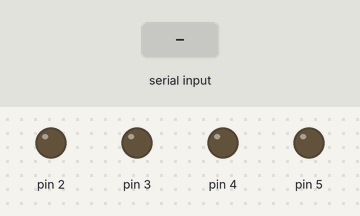
This sketch was run on a simulated Arduino Uno, built with avr-gcc and run on an emulated ATmega328P. On the bench: output pins drawn as LEDs (lit = HIGH). The inputs (shaded band) are chosen by the test bench.

Above: at 1.2 s.
1.3 s: "7" received over Serial
At 2.2 s:
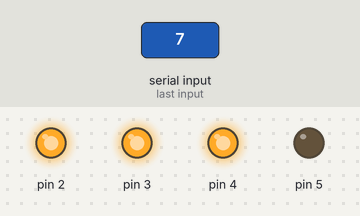
3.0 s: "0" received over Serial
At 3.15 s:
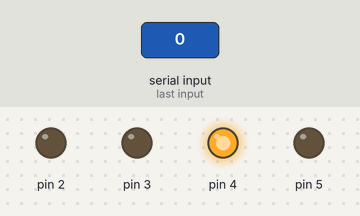
4.7 s: "2" received over Serial
At 6.0 s:
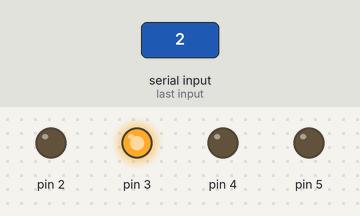
6.3 s: "5" received over Serial
At 7.2 s:
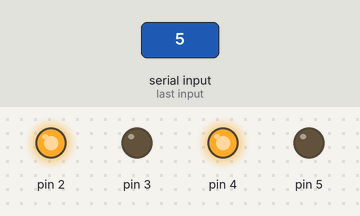
8.0 s: "8" received over Serial
At 8.6 s:
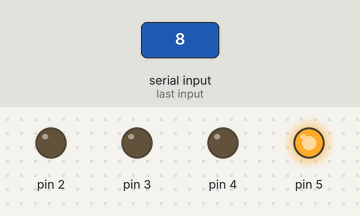
9.8 s: "1" received over Serial
At 11.2 s:
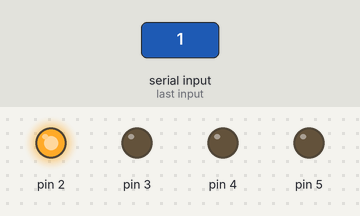
Timing chart, 0 to 12.6 s (numbered marks = the images above; inputs shaded):
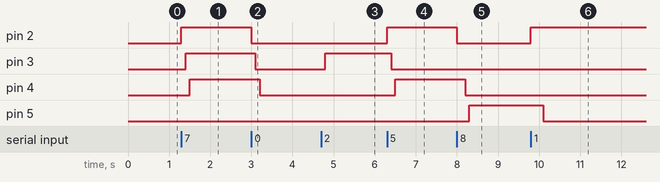

The sketch:

CD4511.ino
```cpp
void setup()
{
  pinMode(2, OUTPUT);
  pinMode(3, OUTPUT);
  pinMode(4, OUTPUT);
  pinMode(5, OUTPUT);
  Serial.begin(9600);
}

void loop()
{
  char input;
  if(Serial.available() > 0){
  	input = Serial.read();
  	switch(input){  //判断从串口输入的数字
  	  case '0':
      	digital_zero(); //数码管置0
      	break;
      case '1':
        digital_one(); //数码管置1
      	break;
      case '2':
      	digital_two(); //数码管置2
      	break;
      case '3':
      	digital_three(); //数码管置3
      	break;
      case '4':
      	digital_four(); //数码管置4
      	break;
      case '5':
      	digital_five(); //数码管置5
      	break;
      case '6':
      	digital_six(); //数码管置5
      	break;
      case '7':
      	digital_seven(); //数码管置7
      	break;
      case '8':
      	digital_eight(); //数码管置8
     	break;
      case '9':
      	digital_nine(); //数码管置9
      	break;
      default:
      	break;
    }
  }
}

void digital_zero(){
  digitalWrite(2,LOW);
  delay(100);
  digitalWrite(3,LOW);
  delay(100);
  digitalWrite(4,LOW);
  delay(100);
  digitalWrite(5,LOW);
  delay(100);
}

void digital_one(){
  digitalWrite(2,HIGH);
  delay(100);
  digitalWrite(3,LOW);
  delay(100);
  digitalWrite(4,LOW);
  delay(100);
  digitalWrite(5,LOW);
  delay(100);
}

void digital_two(){
  digitalWrite(2,LOW);
  delay(100);
  digitalWrite(3,HIGH);
  delay(100);
  digitalWrite(4,LOW);
  delay(100);
  digitalWrite(5,LOW);
  delay(100);
}

void digital_three(){
  digitalWrite(2,HIGH);
  delay(100);
  digitalWrite(3,HIGH);
  delay(100);
  digitalWrite(4,LOW);
  delay(100);
  digitalWrite(5,LOW);
  delay(100);
}

void digital_four(){
  digitalWrite(2,LOW);
  delay(100);
  digitalWrite(3,LOW);
  delay(100);
  digitalWrite(4,HIGH);
  delay(100);
  digitalWrite(5,LOW);
  delay(100);
}

void digital_five(){
  digitalWrite(2,HIGH);
  delay(100);
  digitalWrite(3,LOW);
  delay(100);
  digitalWrite(4,HIGH);
  delay(100);
  digitalWrite(5,LOW);
  delay(100);
}

void digital_six(){
  digitalWrite(2,LOW);
  delay(100);
  digitalWrite(3,HIGH);
  delay(100);
  digitalWrite(4,HIGH);
  delay(100);
  digitalWrite(5,LOW);
  delay(100);
}

void digital_seven(){
  digitalWrite(2,HIGH);
  delay(100);
  digitalWrite(3,HIGH);
  delay(100);
  digitalWrite(4,HIGH);
  delay(100);
  digitalWrite(5,LOW);
  delay(100);
}

void digital_eight(){
  digitalWrite(2,LOW);
  delay(100);
  digitalWrite(3,LOW);
  delay(100);
  digitalWrite(4,LOW);
  delay(100);
  digitalWrite(5,HIGH);
  delay(100);
}

void digital_nine(){
  digitalWrite(2,HIGH);
  delay(100);
  digitalWrite(3,LOW);
  delay(100);
  digitalWrite(4,LOW);
  delay(100);
  digitalWrite(5,HIGH);
  delay(100);
}
```

Measured:
- after the input at 1.3 s, pin 2: LOW → HIGH at once; pin 3: LOW → HIGH after 0.10 s; pin 4: LOW → HIGH after 0.20 s
- after the input at 3.0 s, pin 2: HIGH → LOW at once; pin 3: HIGH → LOW after 0.10 s; pin 4: HIGH → LOW after 0.20 s
- after the input at 4.7 s, pin 3: LOW → HIGH after 0.10 s
- after the input at 6.3 s, pin 2: LOW → HIGH at once; pin 3: HIGH → LOW after 0.10 s; pin 4: LOW → HIGH after 0.20 s
- after the input at 8.0 s, pin 2: HIGH → LOW at once; pin 4: HIGH → LOW after 0.20 s; pin 5: LOW → HIGH after 0.30 s
- after the input at 9.8 s, pin 2: LOW → HIGH at once; pin 5: HIGH → LOW after 0.30 s
